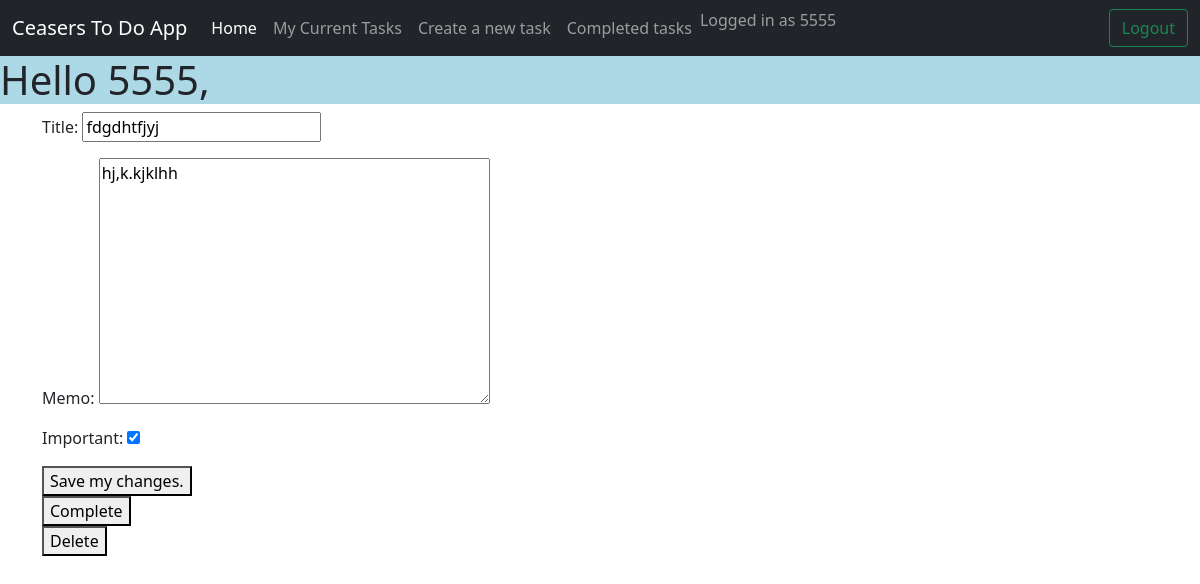
The app's page /viewtodos/2 (signed in) with its own data.
### todos/models.py (models this page shows, shortened)
class ToDo(models.Model):
    title = models.CharField(max_length=30)
    memo = models.TextField(blank = True)
    date_created = models.DateTimeField(auto_now_add = True)
    date_completed = models.DateTimeField(null = True, blank = True)
    important = models.BooleanField(default = False)
    user = models.ForeignKey(User, on_delete = models.CASCADE,default='')

### todos/views.py (the view, shortened to what this page needs)
# urls.py: path('viewtodos/<int:todo_pk>', views.viewtodos , name = 'viewtodos' ),
@login_required
def viewtodos(request, todo_pk):
	todo = get_object_or_404(ToDo, pk=todo_pk, user =request.user)
	if request.method == 'GET':
		form = ToDoForm(instance = todo)
		return render(request, 'todos/viewtodos.html', {'todo': todo, 'form': form })

### todos/forms.py
class ToDoForm(ModelForm):
	class Meta:
		model = ToDo
		fields = ['title', 'memo','important']

### todos/templates/todos/viewtodos.html (shortened to what this page needs)
{%extends 'todos/base.html' %}
{% block content %}
	<form method = "POST">
		{{form.as_p}}
		<button type = "SUBMIT">Save my changes.</button>
	</form>
	<form method = "POST" action = "{% url 'completetodo' todo.id %}">
		<button type = "SUBMIT">Complete</button>
	</form>
	<form method = "POST" action = "{% url 'deletetodo' todo.id %}">
		<button type = "SUBMIT">Delete</button>
	</form>
{% endblock %}

### todos/templates/todos/base.html (shortened to what this page needs)
<!doctype html>
{% load static %}
<html lang="en">
	<head>
		{% load static %}
	    <link href="https://cdn.jsdelivr.net/npm/bootstrap@5.0.0-beta1/dist/css/bootstrap.min.css" rel="stylesheet">
	</head>
	<body >
		{% if user.is_authenticated %}
		<nav class="navbar navbar-expand-lg navbar-dark bg-dark" style="background-color: #e3f2fd;">
		  <div class="container-fluid">
		    <a class="navbar-brand" href="#">Ceasers To Do App</a>
		    <div class="collapse navbar-collapse" id="navbarSupportedContent">
		      <ul class="navbar-nav me-auto mb-2 mb-lg-0">
		        <li class="nav-item">
		          <a class="nav-link active" aria-current="page" href="{% url 'todoshome' %}">Home</a>
		        </li>
		        <li class="nav-item">
		          <a class="nav-link" href="{% url 'currenttasks' %}">My Current Tasks</a>
		        </li>
		        <li class="nav-item">
		          <a class="nav-link" href="{% url 'createtodos' %}">Create a new task</a>
		        </li>
		        <li class="nav-item">
		          <a class="nav-link" href="{% url 'completedtasks' %}">Completed tasks</a>
		        </li>
		        <li class="nav-item">
			        <span class="navbar-text">
	      				Logged in as {{ user.username }}
	    			</span>
		        </li>
		      </ul>
		      <form class="d-flex" action= "{% url 'logoutuser' %}" method = 'POST'>
				<button class="btn btn-outline-success" type = "submit"> Logout</button>
			  </form>
		    </div>
		  </div>
		</nav>
		<div class="page-header" style = "background-color:lightblue;" >
     	   <h1>Hello {{ user.username }}, <br>
       	</div>
		{% endif %}
		<div class="content container">
	        <div class="row">
	            <div class="col-md-8">
	            {% block content %}
	            {% endblock %}
	            </div>
	        </div>
    	</div>
	</body>
</html>

### records on screen
ToDo: title "fdgdhtfjyj", memo "hj,k.kjklhh", important "☑"

### other values on screen
{{ user.username }} "5555"
